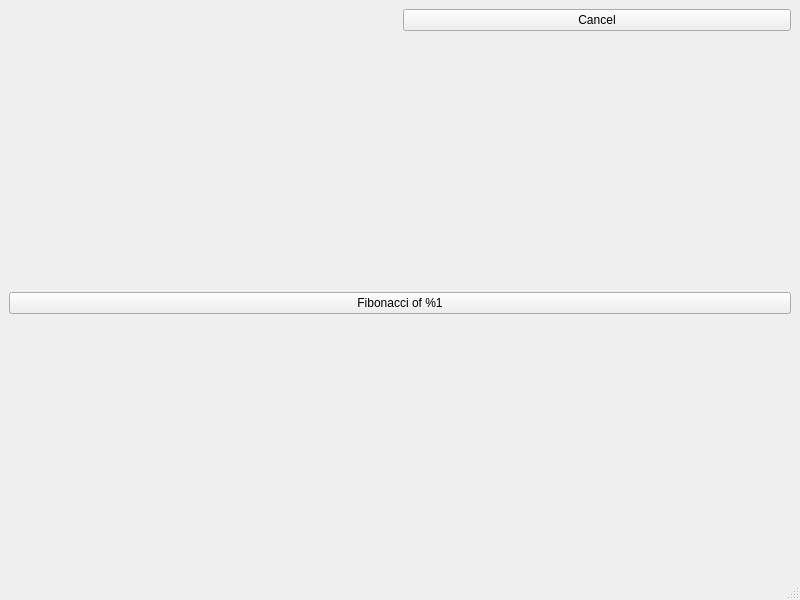
<?xml version="1.0" encoding="UTF-8"?>
<ui version="4.0">
 <class>MainWindow</class>
 <widget class="QMainWindow" name="MainWindow">
  <property name="geometry">
   <rect>
    <x>0</x>
    <y>0</y>
    <width>800</width>
    <height>600</height>
   </rect>
  </property>
  <property name="windowTitle">
   <string>MainWindow</string>
  </property>
  <widget class="QWidget" name="centralwidget">
   <layout class="QVBoxLayout" name="verticalLayout">
    <item>
     <layout class="QHBoxLayout" name="horizontalLayout">
      <item>
       <widget class="QLabel" name="busyIndicator">
        <property name="text">
         <string/>
        </property>
       </widget>
      </item>
      <item>
       <widget class="QPushButton" name="btn6">
        <property name="text">
         <string>Cancel</string>
        </property>
       </widget>
      </item>
     </layout>
    </item>
    <item>
     <spacer name="verticalSpacer">
      <property name="orientation">
       <enum>Qt::Vertical</enum>
      </property>
      <property name="sizeHint" stdset="0">
       <size>
        <width>20</width>
        <height>40</height>
       </size>
      </property>
     </spacer>
    </item>
    <item>
     <widget class="QPushButton" name="btn1">
      <property name="text">
       <string>Fibonacci of %1</string>
      </property>
     </widget>
    </item>
    <item>
     <spacer name="verticalSpacer_2">
      <property name="orientation">
       <enum>Qt::Vertical</enum>
      </property>
      <property name="sizeHint" stdset="0">
       <size>
        <width>20</width>
        <height>40</height>
       </size>
      </property>
     </spacer>
    </item>
   </layout>
  </widget>
  <widget class="QMenuBar" name="menubar">
   <property name="geometry">
    <rect>
     <x>0</x>
     <y>0</y>
     <width>800</width>
     <height>24</height>
    </rect>
   </property>
  </widget>
  <widget class="QStatusBar" name="statusbar"/>
 </widget>
 <resources/>
 <connections/>
</ui>
